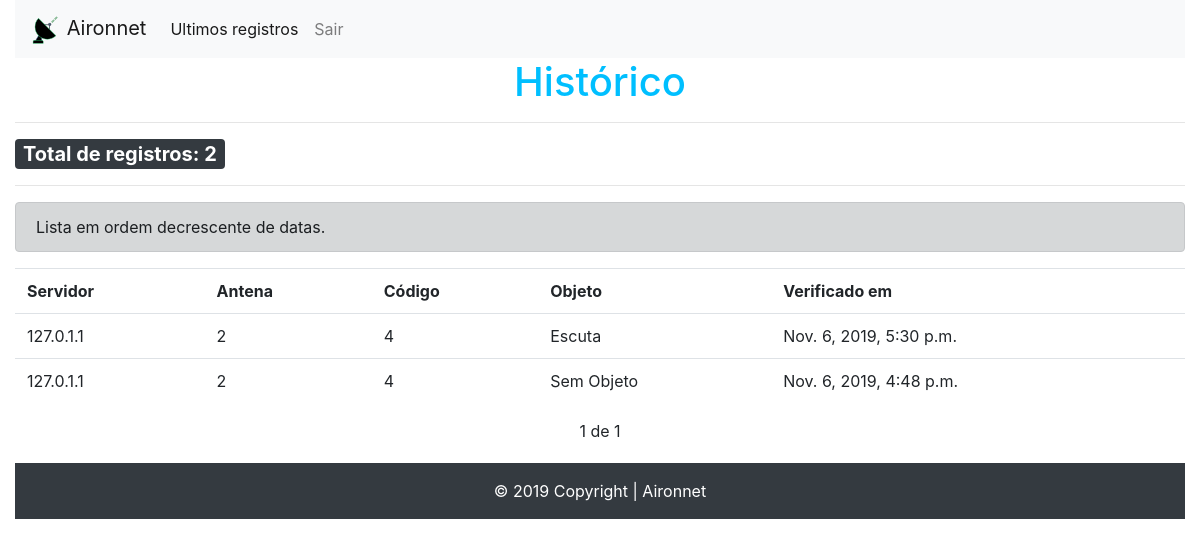
Before: /lista/historico/4 (signed in) with the older database file.
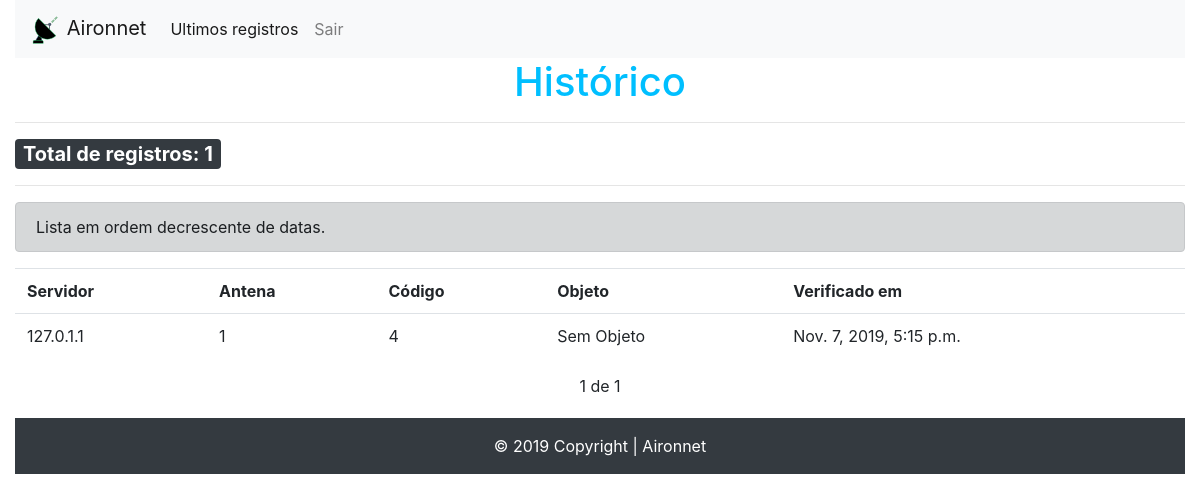
After: the same page with the newer database file.
### list/models.py (models this page shows, shortened)
class Historico(models.Model):
	server = models.CharField(max_length=15)
	antena = models.CharField(max_length=10)
	date = models.DateTimeField(default=datetime.now)
	code = models.TextField()
	objeto = models.CharField(max_length=100)

### list/views.py (the view)
# urls.py: path('lista/historico/<str:code>', views.historico, name='historico'),
@login_required
def historico(request, code):
	total = Historico.objects.filter(code=code).count()
	his = list(Historico.objects.filter(code=code).order_by('-date'))
	paginator = Paginator(his, 10)
	page = request.GET.get('page')
	hist = paginator.get_page(page)
	if not hist:
		return render(request, '404.html')
	template_name = 'historico.html'
	return render(request, template_name, {'hist':hist, 'code':code, 'total':total })

### list/templates/historico.html (shortened to what this page needs)
{% extends 'base.html' %}
{% load static %}
{% block content %}
<table class="table">
	<h1 id="h1-center">Histórico</h1>
	<hr>
	<span class="badge badge-dark">Total de registros: {{ total }}</span>
	<hr>
	<div class="alert alert-dark" role="alert">
			Lista em ordem decrescente de datas.
	</div>
	<tr>
		<th>Servidor</th> <th>Antena</th> <th>Código</th> <th>Objeto</th>
		<th>Verificado em</th>
	</tr>
	{% for hist in hist %}
		{% if hist.objeto %}
			<tr class="hover">
				<td>{{hist.server}}</td> <td>{{hist.antena}}</td> <td>{{hist.code}}</td> <td>{{hist.objeto}}</td><td>{{ hist.date }}</td>
			</tr>
		{% else %}
			<tr class="hover">
					<td>{{hist.server}}</td> <td>{{hist.antena}}</td> <td>{{hist.code}}</td> <td>Sem Objeto</td><td>{{ hist.date }}</td>
			</tr>
		{% endif %}
	{% endfor %}
</table>
<div class="pagination">
	<span class="step-links">
		{% if hist.paginator.num_pages %}
			<span class="current">
				{{ hist.number }} de {{ hist.paginator.num_pages }}
			</span>
		{% endif %}
	</span>
</div>
{% endblock %}

Changed rows visible on the page:
removed Historico: server "127.0.1.1", antena "2", code "4", objeto "Escuta", date "Nov. 6, 2019, 5:30 p.m."
removed Historico: server "127.0.1.1", antena "2", code "4", date "Nov. 6, 2019, 4:48 p.m."
added Historico: server "127.0.1.1", antena "1", code "4", date "Nov. 7, 2019, 5:15 p.m."
Other visible differences:
{{ total }}: "2" → "1"
